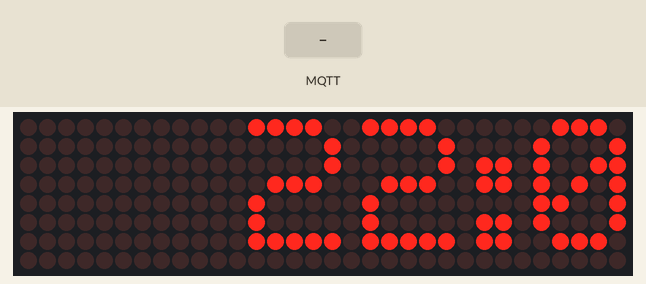
Bench run of a sketch on a simulated ESP8266 (NodeMCU). Parts: 32×8 LED matrix. The inputs (shaded band) are chosen by the test bench. WiFi joins after 1.5 s; servers stay silent unless stated; random numbers use the default seed unless the sketch sets one; no MQTT or app messages arrive unless stated; what the sketch prints to the serial monitor is not drawn.

Above: at 2.88 s.
2.9 s: MQTT message "dsiot/ra/timer" arrives on the first subscribed topic
4.5 s: MQTT message "dsiot/ra/timer" arrives on the second subscribed topic
At 5.8 s:
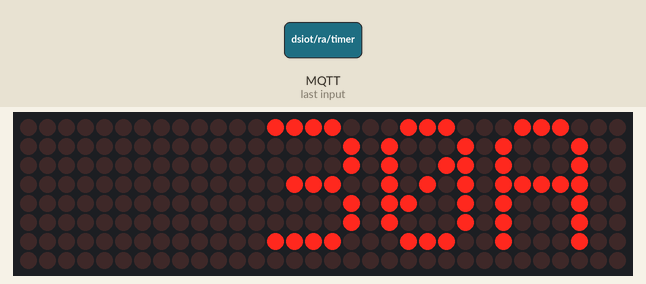
At 7.5 s:
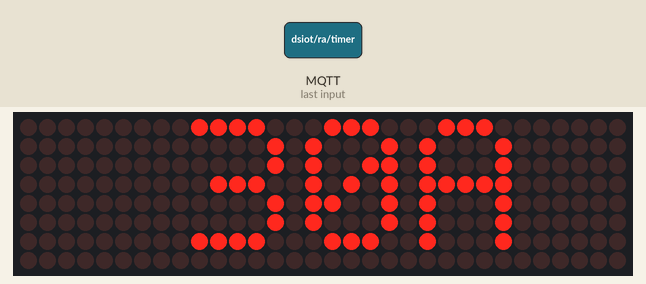

The sketch:

ScrollingWithoutRTCv2_NonBlocking.ino
```cpp
#include <MD_Parola.h>
#include <MD_MAX72xx.h>
#include <SPI.h>
#include <PubSubClient.h>
#include <ArduinoJson.h>
#include <ESP8266WiFi.h>


// Connect to the WiFi
const char* ssid = "DataSoft_WiFi";
const char* password = "support123";
const char* mqtt_server = "test.mosquitto.org";
const int mqttPort = 1883;
long lastReconnectTime = 0;
//int mqttTryCounter=0;

String did = "RA101";

WiFiClient espClient;
PubSubClient client(espClient);


#define DEBUG 1

#if DEBUG
#define P_R_I_N_T(x) Serial.println(x)
#else
#define P_R_I_N_T(x)
#endif


// Define the number of devices we have in the chain and the hardware interface
// NOTE: These pin numbers will probably not work with your hardware and may
// need to be adapted
#define HARDWARE_TYPE MD_MAX72XX::FC16_HW
#define MAX_DEVICES 4
#define CLK_PIN   D5  //D5
#define DATA_PIN  D7  //D7
#define CS_PIN    D8  //D8


// HARDWARE SPI
MD_Parola P = MD_Parola(HARDWARE_TYPE, CS_PIN, MAX_DEVICES);
// SOFTWARE SPI
//MD_Parola P = MD_Parola(HARDWARE_TYPE, DATA_PIN, CLK_PIN, CS_PIN, MAX_DEVICES);


uint8_t scrollSpeed = 55;    // default frame delay value, the lower, the faster
textEffect_t scrollEffect = PA_SCROLL_LEFT;
textPosition_t scrollAlign = PA_CENTER; //PA_LEFT

uint16_t scrollPause = 2000; // in milliseconds //DISPLAYFLICKERING OCCURS AT THIS INTERVAL


// Global message buffers shared by Serial and Scrolling functions
#define  BUF_SIZE  75
char curMessage[BUF_SIZE] = { "" };
//char newMessage[BUF_SIZE] = { "Hello! Enter new message?" };
char newMessage[BUF_SIZE] = { "" };
bool newMessageAvailable = true;


//PRESET TIME FOR COUNTDOWN
int hh = 22, mm = 0;


//global timer variables
unsigned long lastMsgTime = 0;

long interval = 60000;


void setup ()
{
  Serial.begin(115200);
  Serial.println("READY");
  setDisplay();

  //SPI Begin
  P.begin();
  P.displayText(curMessage, scrollAlign, scrollSpeed, scrollPause, scrollEffect, scrollEffect);


  setup_wifi();

  //For MQTT
 client.setServer(mqtt_server, mqttPort);
 client.setCallback(callback);
}//SETUP ENDS


void loop ()
{
   displayInit();

   if(!((hh == 0) && (mm == 0 ))){
      setTimer();//gets decremented here
   }
   else{
//      Serial.println("Clock stopped");
   }


   if (!client.connected()) {
      long now = millis();
      if (now - lastReconnectTime > 5000) {
        lastReconnectTime = now;
        Serial.println("Ticking every 5 seconds");
        // Attempt to reconnect
        if (reconnect()) {
          lastReconnectTime = 0;//GOOD
        }
      }
   }else{
      client.loop();
   }

}//END OF LOOP


void setup_wifi() {
   delay(100);
  // We start by connecting to a WiFi network
    Serial.print("Connecting to ");
    Serial.println(ssid);
    WiFi.begin(ssid, password);
    while (WiFi.status() != WL_CONNECTED)
    {
      delay(500);
      Serial.print(".");
    }
  randomSeed(micros());
  Serial.println("");
  Serial.println("WiFi connected");
  Serial.println("IP address: ");
  Serial.println(WiFi.localIP());
}


void displayInit(){
   //For Animation
  if (P.displayAnimate())
  {
//    P_R_I_N_T("Got animate command");

    if (newMessageAvailable)
    {
//      P_R_I_N_T("New Msg Found");
      strcpy(curMessage, newMessage);
      newMessageAvailable = false;
    }
    P.displayReset();
  }
}


void setTimer(){

  unsigned long now = millis();

  if(now - lastMsgTime > interval) {
   lastMsgTime = now;
   Serial.println("Ticking every 60 seconds"); //3=interval

   mm = mm-1;

   if(mm == -1){
      mm = 59;
      hh = hh-1;
   }

   if(hh == 0 && mm == 0){
      Serial.println("DONE");
      clearDisplay();

   }

    //pass the data
    setDisplay();

  }
}

void setDisplay(){

    if(hh < 10 && mm < 10){
      sprintf(newMessage, " 0%d:0%d    30A  ", hh, mm);
      Serial.println(newMessage);
      newMessageAvailable = true;
    }else if(hh<10 && mm>10){
      sprintf(newMessage, "0%d:%d    30A  ", hh, mm);
      Serial.println(newMessage);
      newMessageAvailable = true;
    }else if(hh>10 && mm<10){
      sprintf(newMessage, " %d:0%d    30A  ", hh, mm);
      Serial.println(newMessage);
      newMessageAvailable = true;
    }else{
      sprintf(newMessage, "%d:%d    30A  ", hh, mm);
      Serial.println(newMessage);
      newMessageAvailable = true;
    }
}

void clearDisplay(){
//    hh =0;
//    mm =0;
    sprintf(newMessage, "0%d:0%d", hh, mm);
    newMessageAvailable = true;
}

void setErrorDisplay(){
    sprintf(newMessage, " %s", "Error");
    Serial.println(newMessage);
    newMessageAvailable = true;
}
```

callback_function.ino
```cpp
//-----------------------Callback function-------------------------------------//

void callback(char* topic, byte* payload, unsigned int length) {

  Serial.print("Message arrived in topic: ");
  Serial.println(topic);

//-------------------------------------Getting config data---------------------//

  if(strcmp(topic, "dsiot/ra/timer") == 0){

    StaticJsonDocument<256> doc;
    deserializeJson(doc, payload, length);

    String devId = doc["did"];
    int HH = doc["hour"];
    Serial.println(devId);
    Serial.println(HH);


    if( devId == did){
        if( HH >=1 && HH <= 48){ //sleep time within 2 hours
          Serial.println("TIME UPDATED");

          //update or reset variables
          hh = HH;
          mm = 0;
//          now = 0;
          lastMsgTime = millis();

          setDisplay();

          delay(2000);
          char buffer[256];
          doc["status"] = "success";
          size_t n = serializeJson(doc, buffer);
          client.publish("ra/response",buffer, n);
        }
        else{
          Serial.println("INVALID TIME");
          char buffer[256];
          doc["status"] = "failed";
          size_t n = serializeJson(doc, buffer);
          client.publish("ra/response",buffer, n);
          delay(1000);
        }
    }else if( did == "DB000" ){
        if(HH >=1 && HH <= 48){ //sleep time within 2 hours
          Serial.println("TIME UPDATED");

          //update or reset variables
          hh = HH;
          mm = 0;
//          now = 0;
          lastMsgTime = millis();

          delay(2000);
          char buffer[256];
          doc["status"] = "success";
          size_t n = serializeJson(doc, buffer);
          client.publish("ra/response",buffer, n);
        }
        else{
          Serial.println("INVALID TIME");
          char buffer[256];
          doc["status"] = "failed";
          size_t n = serializeJson(doc, buffer);
          client.publish("ra/response", buffer, n);
          delay(1000);
        }
    }else{
         //do nothing
         Serial.println("DID Mismatched");
    }
 }//strcomp ends


   if(strcmp(topic, "dsiot/ra/timer/error") == 0){

    StaticJsonDocument<256> doc;
    deserializeJson(doc, payload, length);

    String devId = doc["did"];
    int cmd = doc["cmd"];
    Serial.println(devId);
    Serial.println(cmd);


    if( devId == did){
        if( cmd == 1){ //sleep time within 2 hours
          Serial.println("Show Error");

          setErrorDisplay();

          delay(100);
        }
        else{
          Serial.println("INVALID COMMAND");
        }
    }else{
         //do nothing
         Serial.println("DID Mismatched");
    }
 }//strcomp ends

}//Callback ends
```

reconnect.ino
```cpp
//------------------------------------------------While client not conncected---------------------------------//


boolean reconnect() {

    Serial.print("Attempting MQTT connection...");
    // Create a random client ID
    String clientId = "ESP8266-";
    clientId += String(random(0xffff), HEX);

    if (client.connect(clientId.c_str())) {
      Serial.println("connected");
      //      delay(1500);

      client.subscribe("dsiot/ra/timer");
      delay(500);
      client.subscribe("dsiot/ra/timer/error");
      delay(500);
    }else{
      Serial.print("failed, rc=");
      Serial.print(client.state());
      Serial.println(" try again");
//      mqttTryCounter++;
//      Serial.println(mqttTryCounter);
      // Wait 6 seconds before retrying
//      delay(5000); //timer control implemented
    }
  return client.connected();
}// reconnect() ends
```

Measured:
- what the display in image 1 shows lasts 1.1 s, from 5.0 s to 6.1 s
